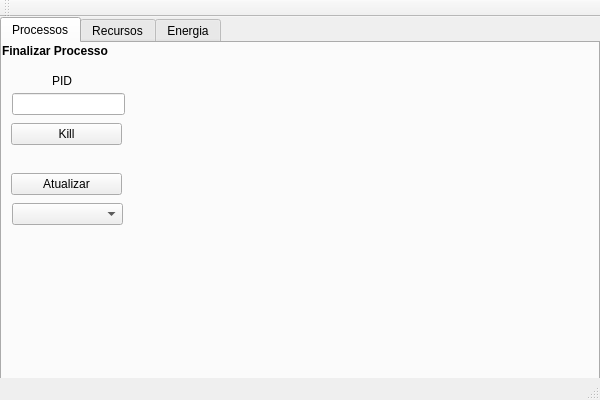
<?xml version="1.0" encoding="UTF-8"?>
<ui version="4.0">
 <class>MainWindow</class>
 <widget class="QMainWindow" name="MainWindow">
  <property name="geometry">
   <rect>
    <x>0</x>
    <y>0</y>
    <width>600</width>
    <height>400</height>
   </rect>
  </property>
  <property name="windowTitle">
   <string>MainWindow</string>
  </property>
  <widget class="QWidget" name="centralWidget">
   <widget class="QTabWidget" name="tabWidget">
    <property name="geometry">
     <rect>
      <x>0</x>
      <y>0</y>
      <width>600</width>
      <height>400</height>
     </rect>
    </property>
    <property name="sizePolicy">
     <sizepolicy hsizetype="Maximum" vsizetype="Maximum">
      <horstretch>0</horstretch>
      <verstretch>0</verstretch>
     </sizepolicy>
    </property>
    <property name="currentIndex">
     <number>0</number>
    </property>
    <widget class="QWidget" name="tab_processos">
     <attribute name="title">
      <string>Processos</string>
     </attribute>
     <widget class="QCustomPlot" name="widgetProcessos" native="true">
      <property name="geometry">
       <rect>
        <x>130</x>
        <y>0</y>
        <width>461</width>
        <height>331</height>
       </rect>
      </property>
     </widget>
     <widget class="QLabel" name="label">
      <property name="geometry">
       <rect>
        <x>0</x>
        <y>0</y>
        <width>131</width>
        <height>16</height>
       </rect>
      </property>
      <property name="font">
       <font>
        <weight>75</weight>
        <bold>true</bold>
       </font>
      </property>
      <property name="text">
       <string>Finalizar Processo</string>
      </property>
     </widget>
     <widget class="QLabel" name="label_2">
      <property name="geometry">
       <rect>
        <x>50</x>
        <y>30</y>
        <width>21</width>
        <height>16</height>
       </rect>
      </property>
      <property name="text">
       <string>PID</string>
      </property>
     </widget>
     <widget class="QPushButton" name="buttonProcessosKill">
      <property name="geometry">
       <rect>
        <x>9</x>
        <y>80</y>
        <width>111</width>
        <height>22</height>
       </rect>
      </property>
      <property name="text">
       <string>Kill</string>
      </property>
     </widget>
     <widget class="QLineEdit" name="editProcessos">
      <property name="geometry">
       <rect>
        <x>10</x>
        <y>50</y>
        <width>113</width>
        <height>22</height>
       </rect>
      </property>
     </widget>
     <widget class="QPushButton" name="buttonProcessosAtualizar">
      <property name="geometry">
       <rect>
        <x>9</x>
        <y>130</y>
        <width>111</width>
        <height>22</height>
       </rect>
      </property>
      <property name="text">
       <string>Atualizar</string>
      </property>
     </widget>
     <widget class="QComboBox" name="filtroProcessos">
      <property name="geometry">
       <rect>
        <x>10</x>
        <y>160</y>
        <width>111</width>
        <height>22</height>
       </rect>
      </property>
     </widget>
    </widget>
    <widget class="QWidget" name="tab_recursos">
     <attribute name="title">
      <string>Recursos</string>
     </attribute>
     <widget class="QCustomPlot" name="widgetRecursos1" native="true">
      <property name="geometry">
       <rect>
        <x>10</x>
        <y>20</y>
        <width>581</width>
        <height>131</height>
       </rect>
      </property>
     </widget>
     <widget class="QCustomPlot" name="widgetRecursos2" native="true">
      <property name="geometry">
       <rect>
        <x>10</x>
        <y>180</y>
        <width>581</width>
        <height>131</height>
       </rect>
      </property>
     </widget>
     <widget class="QLabel" name="label_3">
      <property name="geometry">
       <rect>
        <x>10</x>
        <y>0</y>
        <width>111</width>
        <height>16</height>
       </rect>
      </property>
      <property name="text">
       <string>Histórico de CPU</string>
      </property>
     </widget>
     <widget class="QLabel" name="label_4">
      <property name="geometry">
       <rect>
        <x>10</x>
        <y>160</y>
        <width>141</width>
        <height>16</height>
       </rect>
      </property>
      <property name="text">
       <string>Histórico de Memória</string>
      </property>
     </widget>
    </widget>
    <widget class="QWidget" name="tab_energia">
     <attribute name="title">
      <string>Energia</string>
     </attribute>
     <widget class="QCustomPlot" name="widgetEnergia1" native="true">
      <property name="geometry">
       <rect>
        <x>0</x>
        <y>0</y>
        <width>291</width>
        <height>331</height>
       </rect>
      </property>
     </widget>
     <widget class="QCustomPlot" name="widgetEnegia2r" native="true">
      <property name="geometry">
       <rect>
        <x>300</x>
        <y>0</y>
        <width>291</width>
        <height>331</height>
       </rect>
      </property>
     </widget>
    </widget>
   </widget>
  </widget>
  <widget class="QMenuBar" name="menuBar">
   <property name="geometry">
    <rect>
     <x>0</x>
     <y>0</y>
     <width>600</width>
     <height>19</height>
    </rect>
   </property>
  </widget>
  <widget class="QToolBar" name="mainToolBar">
   <attribute name="toolBarArea">
    <enum>TopToolBarArea</enum>
   </attribute>
   <attribute name="toolBarBreak">
    <bool>false</bool>
   </attribute>
  </widget>
  <widget class="QStatusBar" name="statusBar"/>
 </widget>
 <layoutdefault spacing="6" margin="11"/>
 <customwidgets>
  <customwidget>
   <class>QCustomPlot</class>
   <extends>QWidget</extends>
   <header>qcustomplot.h</header>
   <container>1</container>
  </customwidget>
 </customwidgets>
 <resources/>
 <connections/>
</ui>
